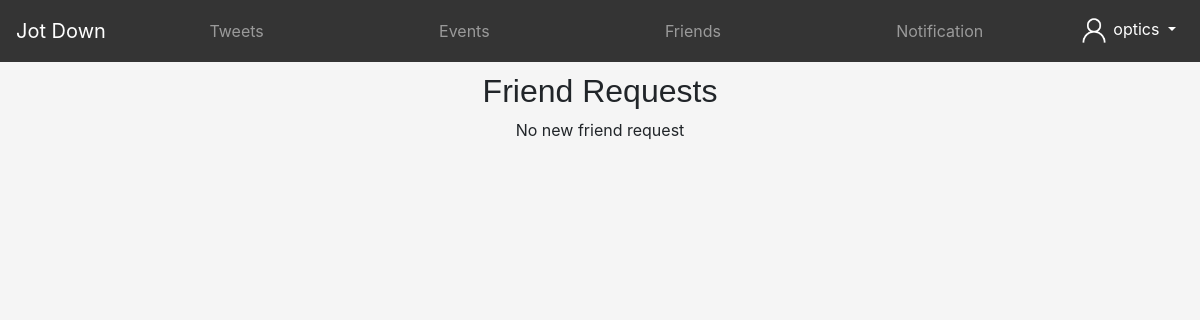
Before: /notifications (signed in) with the older database file.
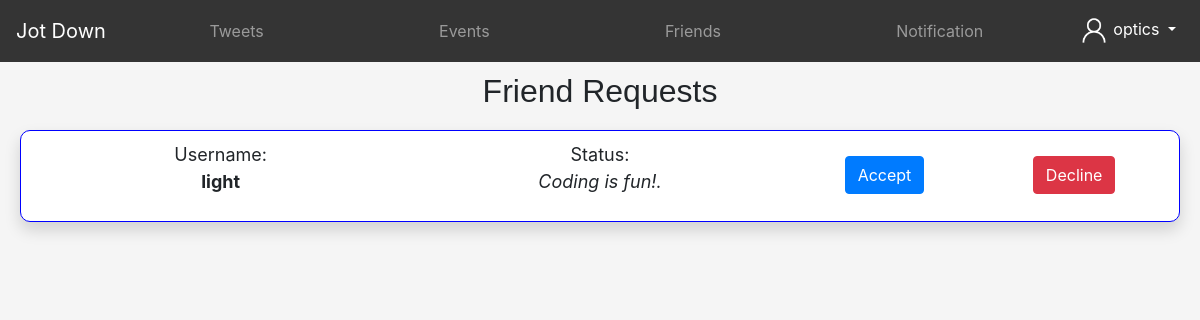
After: the same page with the newer database file.
### tables this page shows
CREATE TABLE "frequest" (
	"fromUser"	TEXT,
	"toUser"	TEXT
);

CREATE TABLE "Users" (
	"username"	TEXT,
	"email"	TEXT COLLATE UTF16CI,
	"password"	TEXT,
	"id"	INTEGER,
	"status"	TEXT DEFAULT NULL,
	"numFriends"	NUMERIC DEFAULT 0,
	"numEvents"	INTEGER DEFAULT 0,
	"numTweets"	INTEGER DEFAULT 0,
	"friends"	TEXT DEFAULT NULL
);

### main.py (the view)
@app.route('/notifications')
def notifications():
    if 'id' in session:
        username = session['username']
        friendRequests = fetchFriendRequests(username)
        frndData = []
        for i in friendRequests:
            row = fetchUser(i[0])
            frndData.append(row)
        if(len(frndData) == 0):
            return render_template('notifications.html', msg = "No new friend request")
        return render_template('notifications.html', frndData = frndData, alert = len(friendRequests))

### pydb.py (called while the page is built)
def fetchUser(username):
    conn = sqlite3.connect('database.db')
    cur = conn.cursor()
    cur.execute("SELECT * FROM Users WHERE username = ?", (username,))
    row = cur.fetchall()
    conn.close()
    print(row)
    return row

def fetchFriendRequests(username):
    con = sqlite3.connect('database.db')
    cur = con.cursor()
    cur.execute("SELECT * FROM frequest WHERE toUser = ?", (username, ))
    row = cur.fetchall()
    con.close()
    return row

### templates/notifications.html (shortened to what this page needs)
<!DOCTYPE html>
<html lang="en">
<head>
    <link rel="stylesheet" href="https://cdn.jsdelivr.net/npm/bootstrap@4.5.3/dist/css/bootstrap.min.css">
</head>
<body style="background-color: whitesmoke;">
    <nav class="navbar navbar-expand-md navbar-dark bg-blak sticky-top" style="background-color: rgba(52, 52, 52) !important;">
        <a class="navbar-brand text-white" href="">Jot Down</a>
        <div class="collapse navbar-collapse" id="navmenu">
            <ul class="navbar-nav mx-auto">
                <li class="nav-item">
                    <a href="/tweets" class="nav-link">
                        <center>
                            Tweets
                        </center>
                    </a>
                </li>
            </ul>
            <ul class="navbar-nav mx-auto">
                <li class="nav-item">
                    <a href="/events" class="nav-link">
                        <center>
                            Events
                        </center>
                    </a>
            </ul>
            <ul class="navbar-nav mx-auto">
                <li class="nav-item">
                    <a href="/friends" class="nav-link">
                        <center>
                            Friends
                        </center>
                    </a>
                </li>
            </ul>
            <ul class="navbar-nav mx-auto">
                <li class="nav-item">
                    <a href="/notifications" class="nav-link">
                        <center>
                            Notification
                        </center>
                    </a>
                </li>
            </ul>
            <ul class="navbar-nav">
                <li class="nav-item dropdown text-center">
                    <a class="nav-link dropdown-toggle text-white" href="#" id="navbarDropdown" role="button" data-toggle="dropdown" aria-haspopup="true" aria-expanded="false">
                        <img src="../static/assets/img/person.png" height="30px" width="30px">
                        {{session['username']}}
                    </a>
                </li>
            </ul>
        </div>
    </nav>
      <h2 style="text-align: center; margin-top: 10px; font-family: sans-serif;">Friend Requests</h2>
      {% if msg %}
            <p style="text-align: center;">{{msg}}</p>
      {% endif %}
      {% for fnd in frndData %}
        {% for data in fnd %}
            <div class="shadow row text-center" style="background-color: white; margin: 20px; padding: 10px; border-radius: 10px; border: 1px solid blue;">
                <div class="col-sm-4">
                    <p style="font-size: large;">Username: <br><b>{{data[0]}}</b></p>
                </div>
                <div class="col-sm-4">
                    <p style="font-size: large;">Status: <br><i>{{data[4]}}</i></p>
                </div>
                <div class="col-sm-2">
                    <form action="/accept" method="POST">
                        <button class="btn btn-primary" style="align-content: center; margin-top: 15px;" type="submit">Accept</button>
                    </form>
                </div>
                <div class="col-sm-2">
                    <form action="/decline" method="POST">
                        <button class="btn btn-danger" style="align-content: center; margin-top: 15px;" type="submit">Decline</button>
                    </form>
                </div>
            </div>
        {% endfor %}
    {% endfor %}
</body>
</html>

Changed rows visible on the page:
added frequest: username "optics"
now on this page (row edited): Users: username "light", status "Coding is fun!."
Other visible differences:
{{ session['username'] }}: "optics" → (not shown)
{{ msg }}: "No new friend request" → (not shown)
